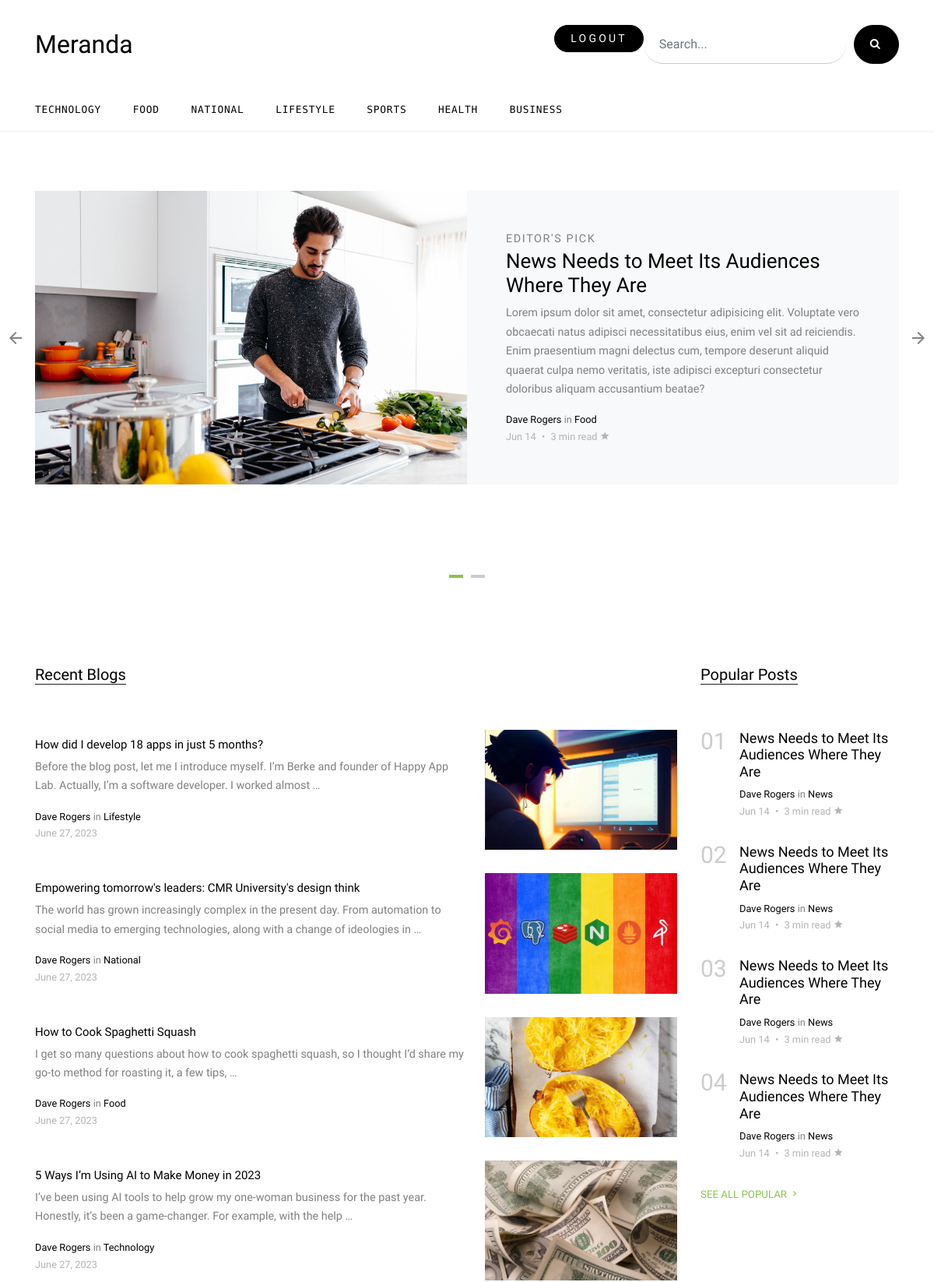
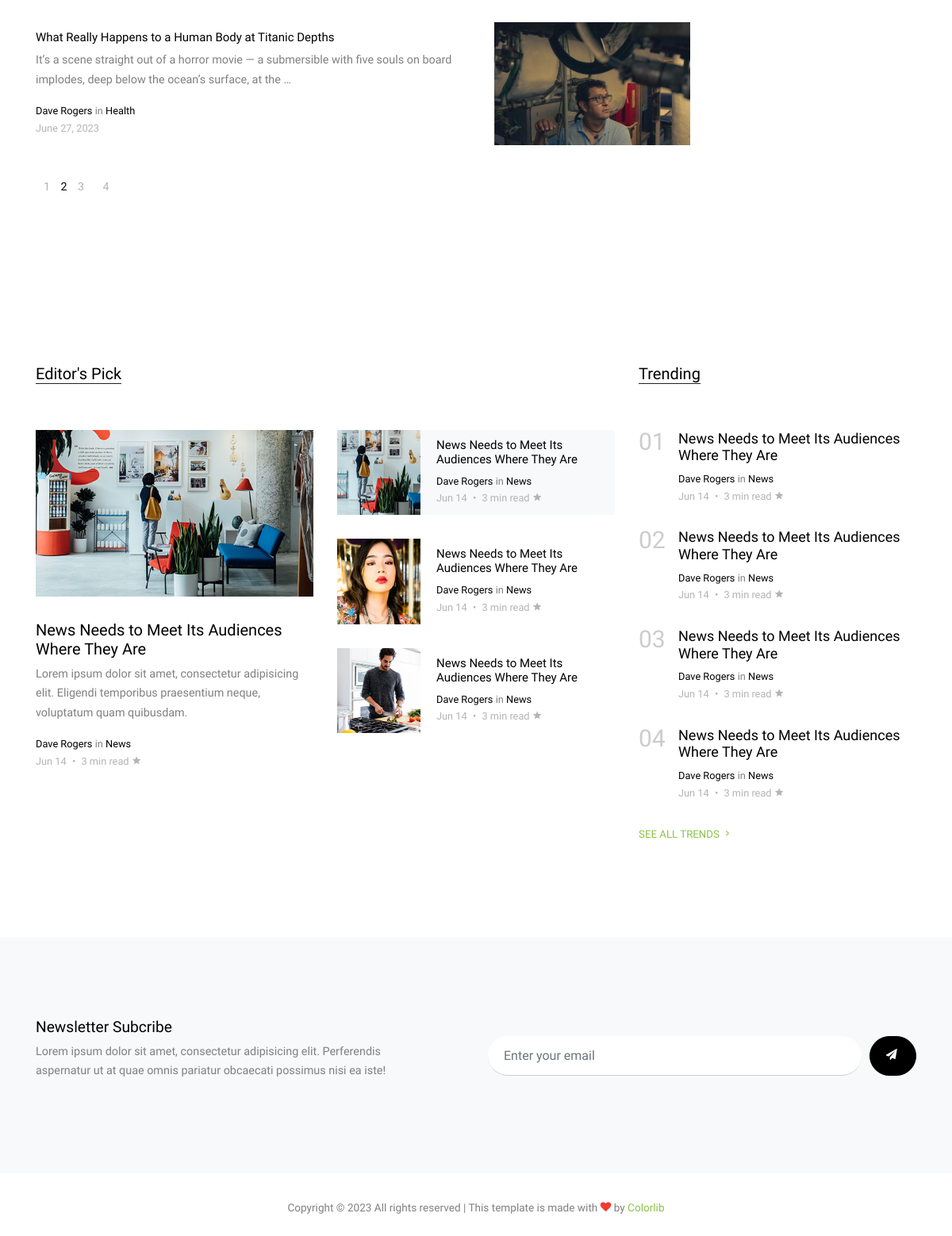
The app's page / (signed in) with its own data (2 pictures, top to bottom).
### blogs/models.py (models this page shows, shortened)
class Category(models.Model):
    name = models.CharField(max_length=35)
    def __str__(self):
        return self.name

class Blog(models.Model):
    title = models.CharField(max_length=150)
    description = models.TextField()
    category = models.ForeignKey(Category, on_delete=models.SET_NULL, null=True)
    created_at = models.DateField(auto_now_add=True)
    last_edit = models.DateTimeField(auto_now=True)
    image = models.ImageField(null=True, blank=True)
    @property
    def imageURL(self):
        url = ""
        try:
            url = self.image.url
        except:
            url = ""
        return url

### blogs/views.py (the view)
# urls.py: path('', views.index, name='home'),
@login_required(login_url='/login')
def index(request):
    categories = Category.objects.all()
    blogs = Blog.objects.all()
    context = {
        'cats': categories,
        'blogs': blogs
    }
    return render(request, 'index.html', context)

### templates/index.html (shortened to what this page needs)
{% extends 'base.html' %}
{% load static %}
{% block 'content' %}
<div class="owl-carousel hero-slide owl-style">
  <div class="site-section">
    <div class="container">
      <div class="half-post-entry d-block d-lg-flex bg-light">
        <div class="img-bg" style="background-image: url('../static/images/big_img_1.jpg')"></div>
        <div class="contents">
          <span class="caption">Editor's Pick</span>
          <h2><a href="blog-single.html">News Needs to Meet Its Audiences Where They Are</a></h2>
          <p class="mb-3">Lorem ipsum dolor sit amet, consectetur adipisicing elit. Voluptate vero obcaecati natus
            adipisci necessitatibus eius, enim vel sit ad reiciendis. Enim praesentium magni delectus cum, tempore
            deserunt aliquid quaerat culpa nemo veritatis, iste adipisci excepturi consectetur doloribus aliquam
            accusantium beatae?</p>
          <div class="post-meta">
            <span class="d-block"><a href="#">Dave Rogers</a> in <a href="#">Food</a></span>
            <span class="date-read">Jun 14 <span class="mx-1">&bullet;</span> 3 min read <span
                class="icon-star2"></span></span>
          </div>
        </div>
      </div>
    </div>
  </div>
</div>
<div class="site-section">
  <div class="container">
    <div class="row">
      <div class="col-lg-9">
        <div class="section-title">
          <h2>Recent Blogs</h2>
        </div>
        {% for blog in blogs reversed %}
        <div class="post-entry-2 d-flex">
          <div class="thumbnail order-md-2" style="background-image: url({{blog.imageURL}})"></div>
          <div class="contents order-md-1 pl-0">
            <h2><a href="/post/{{blog.id}}">{{ blog.title }}</a></h2>
            <p class="mb-3">{{ blog.description|truncatewords:25 }}</p>
            <div class="post-meta">
              <span class="d-block"><a href="#">Dave Rogers</a> in <a href="#">{{ blog.category }}</a></span>
              <span class="date-read">{{ blog.created_at }}</span>
            </div>
          </div>
        </div>
        {% endfor %}
      </div>
      <div class="col-lg-3">
        <div class="section-title">
          <h2>Popular Posts</h2>
        </div>
        <div class="trend-entry d-flex">
          <div class="number align-self-start">01</div>
          <div class="trend-contents">
            <h2><a href="blog-single.html">News Needs to Meet Its Audiences Where They Are</a></h2>
            <div class="post-meta">
              <span class="d-block"><a href="#">Dave Rogers</a> in <a href="#">News</a></span>
              <span class="date-read">Jun 14 <span class="mx-1">&bullet;</span> 3 min read <span
                  class="icon-star2"></span></span>
            </div>
          </div>
        </div>
        <div class="trend-entry d-flex">
          <div class="number align-self-start">02</div>
          <div class="trend-contents">
            <h2><a href="blog-single.html">News Needs to Meet Its Audiences Where They Are</a></h2>
            <div class="post-meta">
              <span class="d-block"><a href="#">Dave Rogers</a> in <a href="#">News</a></span>
              <span class="date-read">Jun 14 <span class="mx-1">&bullet;</span> 3 min read <span
                  class="icon-star2"></span></span>
            </div>
          </div>
        </div>
        <div class="trend-entry d-flex">
          <div class="number align-self-start">03</div>
          <div class="trend-contents">
            <h2><a href="blog-single.html">News Needs to Meet Its Audiences Where They Are</a></h2>
            <div class="post-meta">
              <span class="d-block"><a href="#">Dave Rogers</a> in <a href="#">News</a></span>
              <span class="date-read">Jun 14 <span class="mx-1">&bullet;</span> 3 min read <span
                  class="icon-star2"></span></span>
            </div>
          </div>
        </div>
        <div class="trend-entry d-flex pl-0">
          <div class="number align-self-start">04</div>
          <div class="trend-contents">
            <h2><a href="blog-single.html">News Needs to Meet Its Audiences Where They Are</a></h2>
            <div class="post-meta">
              <span class="d-block"><a href="#">Dave Rogers</a> in <a href="#">News</a></span>
              <span class="date-read">Jun 14 <span class="mx-1">&bullet;</span> 3 min read <span
                  class="icon-star2"></span></span>
            </div>
          </div>
        </div>
        <p>
          <a href="#" class="more">See All Popular <span class="icon-keyboard_arrow_right"></span></a>
        </p>
      </div>
    </div>
    <div class="row">
      <div class="col-lg-6">
        <ul class="custom-pagination list-unstyled">
          <li><a href="#">1</a></li>
          <li class="active">2</li>
          <li><a href="#">3</a></li>
          <li><a href="#">4</a></li>
        </ul>
      </div>
    </div>
  </div>
</div>
<div class="site-section">
  <div class="container">
    <div class="row">
      <div class="col-lg-8">
        <div class="row">
          <div class="col-12">
            <div class="section-title">
              <h2>Editor's Pick</h2>
            </div>
          </div>
        </div>
        <div class="row">
          <div class="col-md-6">
            <div class="post-entry-1">
              <a href="post-single.html"><img src="{% static 'images/img_h_1.jpg' %}" alt="Image" class="img-fluid"></a>
              <h2><a href="blog-single.html">News Needs to Meet Its Audiences Where They Are</a></h2>
              <p>Lorem ipsum dolor sit amet, consectetur adipisicing elit. Eligendi temporibus praesentium neque,
                voluptatum quam quibusdam.</p>
              <div class="post-meta">
                <span class="d-block"><a href="#">Dave Rogers</a> in <a href="#">News</a></span>
                <span class="date-read">Jun 14 <span class="mx-1">&bullet;</span> 3 min read <span
                    class="icon-star2"></span></span>
              </div>
            </div>
          </div>
          <div class="col-md-6">
            <div class="post-entry-2 d-flex bg-light">
              <div class="thumbnail" style="background-image: url('../static/images/img_v_1.jpg')"></div>
              <div class="contents">
                <h2><a href="blog-single.html">News Needs to Meet Its Audiences Where They Are</a></h2>
                <div class="post-meta">
                  <span class="d-block"><a href="#">Dave Rogers</a> in <a href="#">News</a></span>
                  <span class="date-read">Jun 14 <span class="mx-1">&bullet;</span> 3 min read <span
                      class="icon-star2"></span></span>
                </div>
              </div>
            </div>
            <div class="post-entry-2 d-flex">
              <div class="thumbnail" style="background-image: url('../static/images/img_v_2.jpg')"></div>
              <div class="contents">
                <h2><a href="blog-single.html">News Needs to Meet Its Audiences Where They Are</a></h2>
                <div class="post-meta">
                  <span class="d-block"><a href="#">Dave Rogers</a> in <a href="#">News</a></span>
                  <span class="date-read">Jun 14 <span class="mx-1">&bullet;</span> 3 min read <span
                      class="icon-star2"></span></span>
                </div>
              </div>
            </div>
            <div class="post-entry-2 d-flex">
              <div class="thumbnail" style="background-image: url('../static/images/img_v_3.jpg')"></div>
              <div class="contents">
                <h2><a href="blog-single.html">News Needs to Meet Its Audiences Where They Are</a></h2>
                <div class="post-meta">
                  <span class="d-block"><a href="#">Dave Rogers</a> in <a href="#">News</a></span>
                  <span class="date-read">Jun 14 <span class="mx-1">&bullet;</span> 3 min read <span
                      class="icon-star2"></span></span>
                </div>
              </div>
            </div>
          </div>
        </div>
      </div>
      <div class="col-lg-4">
        <div class="section-title">
          <h2>Trending</h2>
        </div>
        <div class="trend-entry d-flex">
          <div class="number align-self-start">01</div>
          <div class="trend-contents">
            <h2><a href="blog-single.html">News Needs to Meet Its Audiences Where They Are</a></h2>
            <div class="post-meta">
              <span class="d-block"><a href="#">Dave Rogers</a> in <a href="#">News</a></span>
              <span class="date-read">Jun 14 <span class="mx-1">&bullet;</span> 3 min read <span
                  class="icon-star2"></span></span>
            </div>
          </div>
        </div>
        <div class="trend-entry d-flex">
          <div class="number align-self-start">02</div>
          <div class="trend-contents">
            <h2><a href="blog-single.html">News Needs to Meet Its Audiences Where They Are</a></h2>
            <div class="post-meta">
              <span class="d-block"><a href="#">Dave Rogers</a> in <a href="#">News</a></span>
              <span class="date-read">Jun 14 <span class="mx-1">&bullet;</span> 3 min read <span
                  class="icon-star2"></span></span>
            </div>
          </div>
        </div>
        <div class="trend-entry d-flex">
          <div class="number align-self-start">03</div>
          <div class="trend-contents">
            <h2><a href="blog-single.html">News Needs to Meet Its Audiences Where They Are</a></h2>
            <div class="post-meta">
              <span class="d-block"><a href="#">Dave Rogers</a> in <a href="#">News</a></span>
              <span class="date-read">Jun 14 <span class="mx-1">&bullet;</span> 3 min read <span
                  class="icon-star2"></span></span>
            </div>
          </div>
        </div>
        <div class="trend-entry d-flex">
          <div class="number align-self-start">04</div>
          <div class="trend-contents">
            <h2><a href="blog-single.html">News Needs to Meet Its Audiences Where They Are</a></h2>
            <div class="post-meta">
              <span class="d-block"><a href="#">Dave Rogers</a> in <a href="#">News</a></span>
              <span class="date-read">Jun 14 <span class="mx-1">&bullet;</span> 3 min read <span
                  class="icon-star2"></span></span>
            </div>
          </div>
        </div>
        <p>
          <a href="#" class="more">See All Trends <span class="icon-keyboard_arrow_right"></span></a>
        </p>
      </div>
    </div>
  </div>
</div>
<div class="site-section subscribe bg-light">
  <div class="container">
    <form action="#" class="row align-items-center">
      <div class="col-md-5 mr-auto">
        <h2>Newsletter Subcribe</h2>
        <p>Lorem ipsum dolor sit amet, consectetur adipisicing elit. Perferendis aspernatur ut at quae omnis pariatur
          obcaecati possimus nisi ea iste!</p>
      </div>
      <div class="col-md-6 ml-auto">
        <div class="d-flex">
          <input type="email" class="form-control" placeholder="Enter your email">
          <button type="submit" class="btn btn-secondary"><span class="icon-paper-plane"></span></button>
        </div>
      </div>
    </form>
  </div>
</div>
{% endblock %}

### templates/base.html (shortened to what this page needs)
{% load static %}
<!DOCTYPE html>
<html lang="en">
<head>
    <link rel="stylesheet" href="{% static 'fonts/icomoon/style.css' %}">
    <link rel="stylesheet" href="{% static 'css/bootstrap.min.css' %}">
    <link rel="stylesheet" href="{% static 'css/jquery-ui.css' %}">
    <link rel="stylesheet" href="{% static 'css/owl.carousel.min.css' %}">
    <link rel="stylesheet" href="{% static 'css/owl.theme.default.min.css' %}">
    <link rel="stylesheet" href="{% static 'css/owl.theme.default.min.css' %}">
    <link rel="stylesheet" href="{% static 'css/jquery.fancybox.min.css' %}">
    <link rel="stylesheet" href="{% static 'css/bootstrap-datepicker.css' %}">
    <link rel="stylesheet" href="{% static 'fonts/flaticon/font/flaticon.css' %}">
    <link rel="stylesheet" href="{% static 'css/aos.css' %}">
    <link href="{% static 'css/jquery.mb.YTPlayer.min.css' %}" media="all" rel="stylesheet" type="text/css">
    <link rel="stylesheet" href="{% static 'css/style.css' %}">
</head>
<body data-spy="scroll" data-target=".site-navbar-target" data-offset="300">
    <div class="site-wrap">
        <div class="header-top">
            <div class="container">
                <div class="row align-items-center">
                    <div class="col-12 col-lg-6 d-flex">
                        <a href="/" class="site-logo">
                            Meranda
                        </a>
                    </div>
                    <div class="col-12 col-lg-6 ml-auto d-flex align-center">
                        <div class="ml-md-auto">
                            {% if request.user.is_authenticated %}
                            <a href="/logout" class="btn btn-primary">Logout</a>
                            {% endif %}
                        </div>
                        <form action="#" class="search-form d-inline-block">
                            <div class="d-flex">
                                <input type="email" class="form-control" placeholder="Search...">
                                <button type="submit" class="btn btn-secondary"><span
                                        class="icon-search"></span></button>
                            </div>
                        </form>
                    </div>
                </div>
            </div>
            <div class="site-navbar py-2 js-sticky-header site-navbar-target d-none pl-0 d-lg-block" role="banner">
                <div class="container">
                    <div class="d-flex align-items-center">
                        <div class="mr-auto">
                            <nav class="site-navigation position-relative text-right" role="navigation">
                                <ul class="site-menu main-menu js-clone-nav mr-auto d-none pl-0 d-lg-block">
                                    {% for category in cats %}
                                    <li>
                                        <a href="categories.html" class="nav-link text-left">{{ category.name }}</a>
                                    </li>
                                    {% endfor %}
                                </ul>
                            </nav>
                        </div>
                    </div>
                </div>
            </div>
        </div>
        <div class="site-section py-0">
            {% block 'content' %}
            {% endblock %}
        </div>
        <div class="footer">
            <div class="container">
                <div class="row">
                    <div class="col-12">
                        <div class="copyright">
                            <p>
                                Copyright &copy;
                                <script>document.write(new Date().getFullYear());</script> All rights reserved | This
                                template is made with <i class="icon-heart text-danger" aria-hidden="true"></i> by <a
                                    href="https://colorlib.com" target="_blank">Colorlib</a>
                            </p>
                        </div>
                    </div>
                </div>
            </div>
        </div>
    </div>
</body>
</html>

### records on screen
Category: name "TECHNOLOGY"
Category: name "FOOD"
Category: name "NATIONAL"
Category: name "LIFESTYLE"
Category: name "SPORTS"
Category: name "HEALTH"
Category: name "BUSINESS"
Blog: imageURL (picture), title "How did I develop 18 apps in just 5 months?", description "Before the blog post, let me I introduce myself. I’m Berke and founder of Happy App Lab. Actually, I’m a software developer. I worked almost …", category "Lifestyle", created_at "June 27, 2023"
Blog: imageURL (picture), title "Empowering tomorrow's leaders: CMR University's design think", description "The world has grown increasingly complex in the present day. From automation to social media to emerging technologies, along with a change of ideologies in …", category "National", created_at "June 27, 2023"
Blog: imageURL (picture), title "How to Cook Spaghetti Squash", description "I get so many questions about how to cook spaghetti squash, so I thought I’d share my go-to method for roasting it, a few tips, …", category "Food", created_at "June 27, 2023"
Blog: imageURL (picture), title "5 Ways I’m Using AI to Make Money in 2023", description "I’ve been using AI tools to help grow my one-woman business for the past year. Honestly, it’s been a game-changer. For example, with the help …", category "Technology", created_at "June 27, 2023"
Blog: imageURL (picture), title "What Really Happens to a Human Body at Titanic Depths", description "It’s a scene straight out of a horror movie — a submersible with five souls on board implodes, deep below the ocean’s surface, at the …", category "Health", created_at "June 27, 2023"
